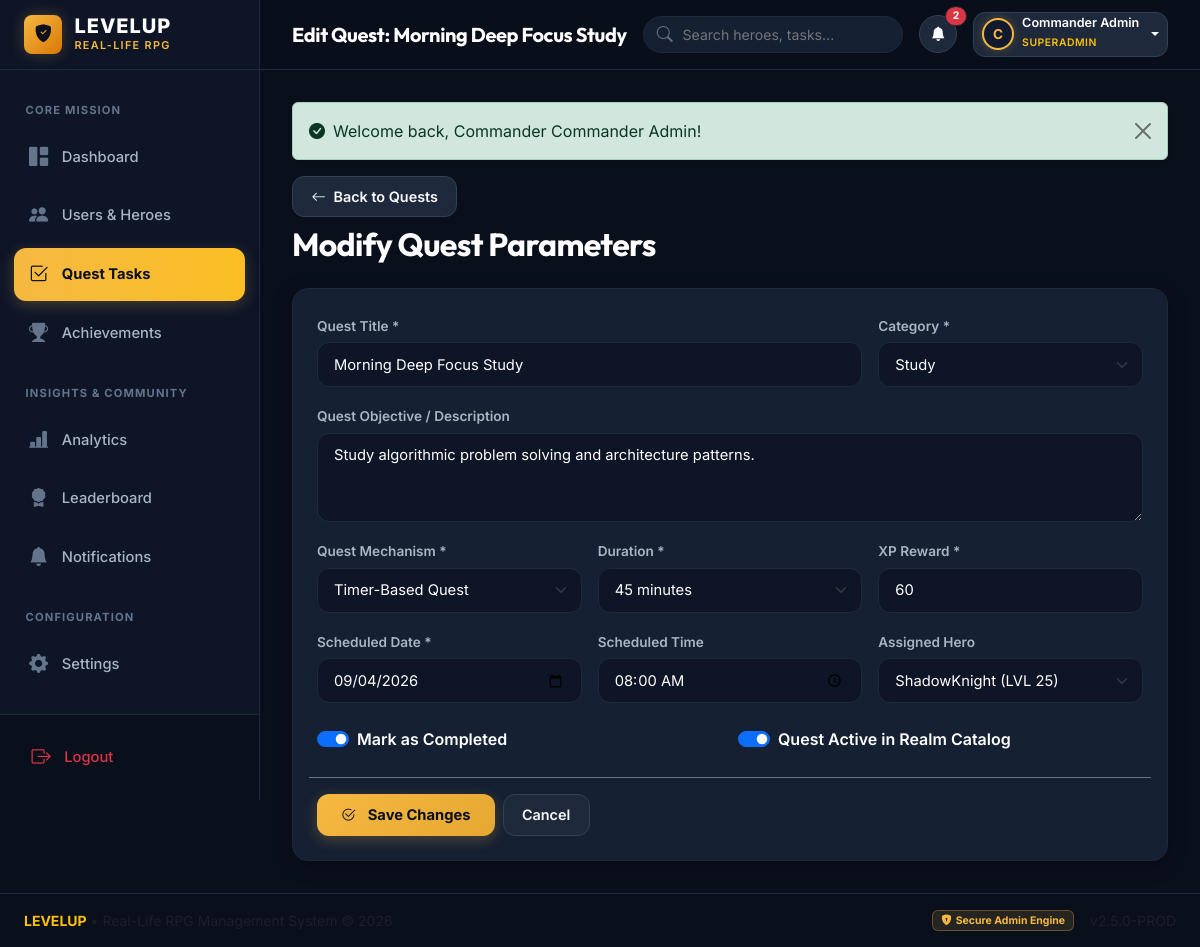
Screenshot of /admin-web/task-edit.php?id=task_001 (signed in) with the database file from the repository.
### tables this page shows
CREATE TABLE IF NOT EXISTS `tasks` (
    `id` VARCHAR(50) PRIMARY KEY,
    `title` VARCHAR(255) NOT NULL,
    `description` TEXT,
    `category` ENUM('Fitness', 'Study', 'Health', 'Work', 'Personal', 'Hydration', 'Other') NOT NULL DEFAULT 'Personal',
    `xp_reward` INT NOT NULL DEFAULT 10,
    `is_completed` TINYINT(1) NOT NULL DEFAULT 0,
    `scheduled_date` DATE NOT NULL,
    `scheduled_time` VARCHAR(10) NULL,
    `duration_minutes` INT NOT NULL DEFAULT 0,
    `time_spent_seconds` INT NOT NULL DEFAULT 0,
    `timer_status` VARCHAR(20) NOT NULL DEFAULT 'Not Started',
    `is_active` TINYINT(1) NOT NULL DEFAULT 1,
    `task_type` ENUM('normal', 'hydration') NOT NULL DEFAULT 'normal',
    `water_goal_ml` INT NOT NULL DEFAULT 2000,
    `current_water_ml` INT NOT NULL DEFAULT 0,
    `assigned_user_id` INT NULL,
    `created_at` TIMESTAMP DEFAULT CURRENT_TIMESTAMP,
    `updated_at` TIMESTAMP DEFAULT CURRENT_TIMESTAMP ON UPDATE CURRENT_TIMESTAMP,
    FOREIGN KEY (`assigned_user_id`) REFERENCES `users`(`id`) ON DELETE SET NULL,
    INDEX `idx_tasks_date` (`scheduled_date`),
    INDEX `idx_tasks_status` (`is_completed`),
    INDEX `idx_tasks_category` (`category`),
    INDEX `idx_tasks_type` (`task_type`)
);

CREATE TABLE IF NOT EXISTS `users` (
    `id` INT AUTO_INCREMENT PRIMARY KEY,
    `username` VARCHAR(100) NOT NULL,
    `email` VARCHAR(150) UNIQUE,
    `avatar_id` VARCHAR(50) DEFAULT 'hero1',
    `profile_image_path` VARCHAR(255) NULL,
    `level` INT NOT NULL DEFAULT 1,
    `total_xp` INT NOT NULL DEFAULT 0,
    `gold` INT NOT NULL DEFAULT 0,
    `current_streak` INT NOT NULL DEFAULT 0,
    `best_streak` INT NOT NULL DEFAULT 0,
    `skills_json` TEXT NULL,
    `is_active` TINYINT(1) NOT NULL DEFAULT 1,
    `hydration_current_streak` INT NOT NULL DEFAULT 0,
    `hydration_best_streak` INT NOT NULL DEFAULT 0,
    `last_hydration_date` VARCHAR(50) NULL,
    `created_at` TIMESTAMP DEFAULT CURRENT_TIMESTAMP,
    `updated_at` TIMESTAMP DEFAULT CURRENT_TIMESTAMP ON UPDATE CURRENT_TIMESTAMP,
    INDEX `idx_users_level` (`level`),
    INDEX `idx_users_is_active` (`is_active`)
);

### admin-web/includes/auth.php (called while the page is built, shortened)
<?php
function get_logged_in_admin(): ?array {
    try {
        $db = getDB();
        $stmt = $db->prepare("SELECT id, username, email, role, last_login FROM admins WHERE id = ?");
        $stmt->execute([$_SESSION['admin_id']]);
        $admin = $stmt->fetch();
        return $admin ?: null;
    } catch (Exception $e) {
        return null;
    }
}

### admin-web/task-edit.php (the view, shortened to what this page needs)
<?php
require_once __DIR__ . '/includes/auth.php';
require_once __DIR__ . '/includes/functions.php';
$db = getDB();
$taskId = trim($_GET['id'] ?? '');
$stmt = $db->prepare("SELECT * FROM tasks WHERE id = ?");
$stmt->execute([$taskId]);
$task = $stmt->fetch();
$heroesStmt = $db->query("SELECT id, username, level FROM users WHERE is_active = 1 ORDER BY username ASC");
$heroes = $heroesStmt->fetchAll();
$pageTitle = 'Edit Quest: ' . $task['title'];
require_once __DIR__ . '/includes/header.php';
require_once __DIR__ . '/includes/sidebar.php';
?>
<div class="admin-main">
    <?php require_once __DIR__ . '/includes/navbar.php'; ?>
    <div class="content-body">
        <div class="d-flex justify-content-between align-items-center mb-4">
            <div>
                <a href="tasks.php" class="btn btn-dark-rpg btn-sm mb-2"><i class="bi bi-arrow-left me-1"></i> Back to Quests</a>
                <h2 class="fw-bold text-white mb-0">Modify Quest Parameters</h2>
            </div>
        </div>
        <div class="card-rpg">
            <form method="POST" action="task-edit.php?id=<?= urlencode($task['id']) ?>">
                <div class="row g-3">
                    <div class="col-12 col-md-8">
                        <label for="title" class="form-label-rpg">Quest Title *</label>
                        <input type="text" class="form-control form-control-rpg" id="title" name="title" value="<?= e($_POST['title'] ?? $task['title']) ?>" required>
                    </div>
                    <div class="col-12 col-md-4">
                        <label for="category" class="form-label-rpg">Category *</label>
                        <select name="category" id="category" class="form-select form-select-rpg" required>
                            <?php $curCat = $_POST['category'] ?? $task['category']; ?>
                            <option value="Study" <?= $curCat === 'Study' ? 'selected' : '' ?>>Study</option>
                        </select>
                    </div>
                    <div class="col-12">
                        <label for="description" class="form-label-rpg">Quest Objective / Description</label>
                        <textarea class="form-control form-control-rpg" id="description" name="description" rows="3"><?= e($_POST['description'] ?? $task['description']) ?></textarea>
                    </div>
                    <div class="col-12 col-md-4">
                        <label for="taskTypeSelect" class="form-label-rpg">Quest Mechanism *</label>
                        <?php $curType = $_POST['task_type'] ?? $task['task_type']; ?>
                        <select name="task_type" id="taskTypeSelect" class="form-select form-select-rpg" required>
                            <option value="normal" <?= $curType === 'normal' ? 'selected' : '' ?>>Timer-Based Quest</option>
                        </select>
                    </div>
                    <div class="col-12 col-md-4" id="normalDurationGroup">
                        <label for="duration_minutes" class="form-label-rpg">Duration *</label>
                        <?php $curDur = $_POST['duration_minutes'] ?? $task['duration_minutes']; ?>
                        <select name="duration_minutes" id="duration_minutes" class="form-select form-select-rpg">
                            <option value="45" <?= $curDur == '45' ? 'selected' : '' ?>>45 minutes</option>
                        </select>
                    </div>
                    <div class="col-12 col-md-4">
                        <label for="xp_reward" class="form-label-rpg">XP Reward *</label>
                        <input type="number" class="form-control form-control-rpg" id="xp_reward" name="xp_reward" min="5" value="<?= (int)($_POST['xp_reward'] ?? $task['xp_reward']) ?>" required>
                    </div>
                    <div class="col-12 col-md-4">
                        <label for="scheduled_date" class="form-label-rpg">Scheduled Date *</label>
                        <input type="date" class="form-control form-control-rpg" id="scheduled_date" name="scheduled_date" value="<?= e($_POST['scheduled_date'] ?? $task['scheduled_date']) ?>" required>
                    </div>
                    <div class="col-12 col-md-4">
                        <label for="scheduled_time" class="form-label-rpg">Scheduled Time</label>
                        <input type="time" class="form-control form-control-rpg" id="scheduled_time" name="scheduled_time" value="<?= e($_POST['scheduled_time'] ?? $task['scheduled_time']) ?>">
                    </div>
                    <div class="col-12 col-md-4">
                        <label for="assigned_user_id" class="form-label-rpg">Assigned Hero</label>
                        <?php $curHero = $_POST['assigned_user_id'] ?? $task['assigned_user_id']; ?>
                        <select name="assigned_user_id" id="assigned_user_id" class="form-select form-select-rpg">
                            <?php foreach ($heroes as $h): ?>
                                <option value="<?= $h['id'] ?>" <?= $curHero == $h['id'] ? 'selected' : '' ?>>
                                    <?= e($h['username']) ?> (LVL <?= $h['level'] ?>)
                                </option>
                            <?php endforeach; ?>
                        </select>
                    </div>
                    <div class="col-12 col-md-6 mt-4">
                        <div class="form-check form-switch">
                            <input class="form-check-input" type="checkbox" id="is_completed" name="is_completed" <?= (!empty($_POST) ? isset($_POST['is_completed']) : $task['is_completed']) ? 'checked' : '' ?>>
                            <label class="form-check-label text-white fw-semibold" for="is_completed">Mark as Completed</label>
                        </div>
                    </div>
                    <div class="col-12 col-md-6 mt-4">
                        <div class="form-check form-switch">
                            <input class="form-check-input" type="checkbox" id="is_active" name="is_active" <?= (!empty($_POST) ? isset($_POST['is_active']) : $task['is_active']) ? 'checked' : '' ?>>
                            <label class="form-check-label text-white fw-semibold" for="is_active">Quest Active in Realm Catalog</label>
                        </div>
                    </div>
                    <div class="col-12 mt-4 pt-3 border-top border-secondary d-flex gap-2">
                        <button type="submit" class="btn btn-gold px-4">
                            <i class="bi bi-check2-circle me-1"></i> Save Changes
                        </button>
                        <a href="tasks.php" class="btn btn-dark-rpg">Cancel</a>
                    </div>
                </div>
            </form>
        </div>
    </div>
</div>
<?php require_once __DIR__ . '/includes/footer.php'; ?>

### admin-web/includes/navbar.php (shortened to what this page needs)
<?php
$adminUser = get_logged_in_admin() ?? [
    'username' => 'Administrator',
    'email' => 'admin@levelup.com',
    'role' => 'Superadmin'
];
try {
    $db = getDB();
    $unreadStmt = $db->query("SELECT COUNT(*) FROM notifications WHERE is_read = 0");
    $unreadCount = (int)$unreadStmt->fetchColumn();
} catch (Exception $e) {
    $unreadCount = 0;
}
?>
<header class="admin-navbar">
    <div class="d-flex align-items-center gap-3">
        <div>
            <h4 class="mb-0 fw-bold fs-5 text-white"><?= e($pageTitle ?? 'Dashboard') ?></h4>
        </div>
    </div>
    <div class="d-flex align-items-center gap-3">
        <div class="search-wrapper d-none d-md-flex">
            <form action="users.php" method="GET">
                <input type="text" name="search" class="top-search-input" placeholder="Search heroes, tasks..." value="<?= e($_GET['search'] ?? '') ?>">
            </form>
        </div>
        <div class="dropdown">
            <a href="notifications.php" class="btn btn-dark-rpg position-relative px-2 py-1 rounded-circle" style="width: 38px; height: 38px; display: inline-flex; align-items: center; justify-content: center;" title="View Notifications">
                <i class="bi bi-bell-fill text-white"></i>
                <?php if ($unreadCount > 0): ?>
                    <span class="position-absolute top-0 start-100 translate-middle badge rounded-pill bg-danger border border-dark" style="font-size: 0.65rem;">
                        <?= $unreadCount ?>
                    </span>
                <?php endif; ?>
            </a>
        </div>
        <div class="dropdown">
            <button class="btn btn-dark-rpg d-flex align-items-center gap-2 py-1 px-2 dropdown-toggle" type="button" data-bs-toggle="dropdown" aria-expanded="false">
                <div class="avatar-ring" style="width: 32px; height: 32px; font-size: 0.85rem;">
                    <?= strtoupper(substr($adminUser['username'] ?? 'A', 0, 1)) ?>
                </div>
                <div class="text-start d-none d-sm-block">
                    <div class="text-white fw-semibold small lh-1"><?= e($adminUser['username']) ?></div>
                    <small class="text-warning text-uppercase" style="font-size: 0.65rem; letter-spacing: 0.05em;"><?= e($adminUser['role']) ?></small>
                </div>
            </button>
        </div>
    </div>
</header>

### admin-web/assets/css/admin.css (style rules this page uses)
:root { --bg-main: #0A0F1C; --bg-card: #162033; --bg-card-hover: #1A263D; --bg-card-elevated: #1E2B45; --border-color: #1E293B; --border-focus: #F5B942; --text-main: #F8FAFC; --text-secondary: #AAB4C2; --text-muted: #64748B; --gold-primary: #F5B942; --gold-hover: #E5A832; --gold-glow: rgba(245, 185, 66, 0.25); --gold-subtle: rgba(245, 185, 66, 0.12); --accent-blue: #38BDF8; --accent-purple: #A855F7; --accent-green: #10B981; --accent-red: #EF4444; --sidebar-width: 260px; --topbar-height: 70px; --radius-sm: 8px; --radius-md: 12px; --radius-lg: 16px; --radius-xl: 20px; --transition-fast: 0.2s ease; --transition-normal: 0.3s cubic-bezier(0.4, 0, 0.2, 1); }
* { box-sizing: border-box; }
body { background-color: var(--bg-main); color: var(--text-main); font-family: 'Inter', system-ui, -apple-system, sans-serif; min-height: 100vh; margin: 0; padding: 0; overflow-x: hidden; }
h1, h2, h3, h4, h5, h6, .brand-font { font-family: 'Outfit', 'Inter', sans-serif; font-weight: 700; letter-spacing: -0.02em; color: #FFFFFF; }
.admin-main { width: 100%; min-width: 0; min-height: 100vh; display: flex; flex-direction: column; }
.admin-navbar { height: var(--topbar-height); background-color: rgba(10, 15, 28, 0.85); backdrop-filter: blur(12px); border-bottom: 1px solid var(--border-color); position: sticky; top: 0; z-index: 1010; display: flex; align-items: center; justify-content: space-between; padding: 0 2rem; }
.top-search-input { background-color: var(--bg-card); border: 1px solid var(--border-color); color: var(--text-main); border-radius: 9999px; padding: 0.45rem 1rem 0.45rem 2.4rem; font-size: 0.88rem; width: 260px; transition: all var(--transition-fast); }
.search-wrapper { position: relative; display: flex; align-items: center; }
.content-body { flex: 1; width: 100%; max-width: 100%; padding: 2rem; }
.card-rpg { background-color: var(--bg-card); border: 1px solid var(--border-color); border-radius: var(--radius-lg); padding: 1.5rem; box-shadow: 0 4px 20px rgba(0, 0, 0, 0.25); transition: transform var(--transition-fast), border-color var(--transition-fast), box-shadow var(--transition-fast); position: relative; overflow: hidden; }
.btn-gold { background: linear-gradient(135deg, var(--gold-primary), #E5A832); color: #0A0F1C; font-weight: 700; border: none; border-radius: var(--radius-md); padding: 0.55rem 1.25rem; font-size: 0.92rem; display: inline-flex; align-items: center; gap: 0.5rem; transition: all var(--transition-fast); box-shadow: 0 4px 14px var(--gold-glow); }
.btn-dark-rpg { background-color: #1E293B; color: var(--text-main); border: 1px solid #334155; border-radius: var(--radius-md); padding: 0.55rem 1.15rem; font-weight: 600; font-size: 0.9rem; transition: all var(--transition-fast); }
.form-control-rpg, .form-select-rpg { background-color: #0D1527; border: 1px solid var(--border-color); color: #FFFFFF; border-radius: var(--radius-md); padding: 0.65rem 1rem; font-size: 0.92rem; transition: all var(--transition-fast); }
.form-label-rpg { font-size: 0.85rem; font-weight: 600; color: var(--text-secondary); margin-bottom: 0.4rem; }
.avatar-ring { width: 44px; height: 44px; border-radius: 50%; border: 2px solid var(--gold-primary); display: flex; align-items: center; justify-content: center; background: #111A2E; font-weight: 700; color: var(--gold-primary); box-shadow: 0 0 10px var(--gold-glow); }

### rows the page displays
tasks: title "Morning Deep Focus Study", category "Study", description "Study algorithmic problem solving and architecture patterns.", task_type "Timer-Based Quest", duration_minutes "45 minutes", xp_reward "60", scheduled_date "09/04/2026", scheduled_time "08:00", assigned_user_id "ShadowKnight (LVL 25)", is_completed "☑", is_active "☑"

### other values shown
$pageTitle "Edit Quest: Morning Deep Focus Study"
$unreadCount "2"
substr($adminUser['username'] ?? 'A', 0, 1) "C"
$adminUser['username'] "Commander Admin"
$adminUser['role'] "SUPERADMIN"
$_SESSION[$sessionKey] "Welcome back, Commander Commander Admin!"
